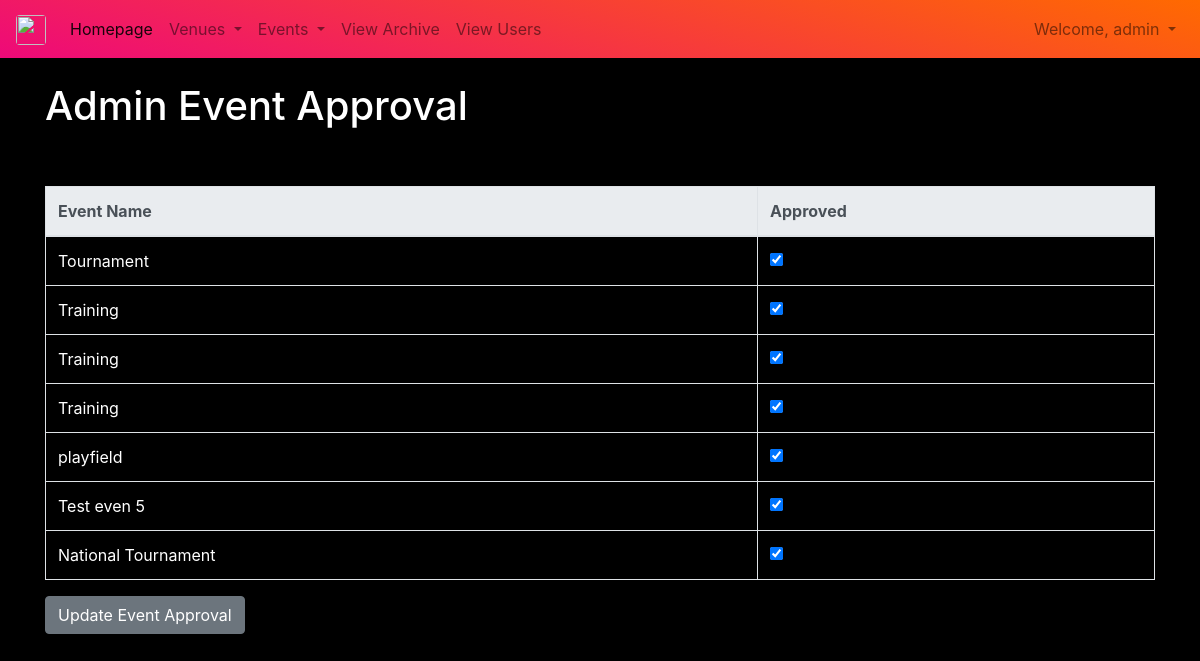
Before: /eventapproval (signed in) with the older database file.
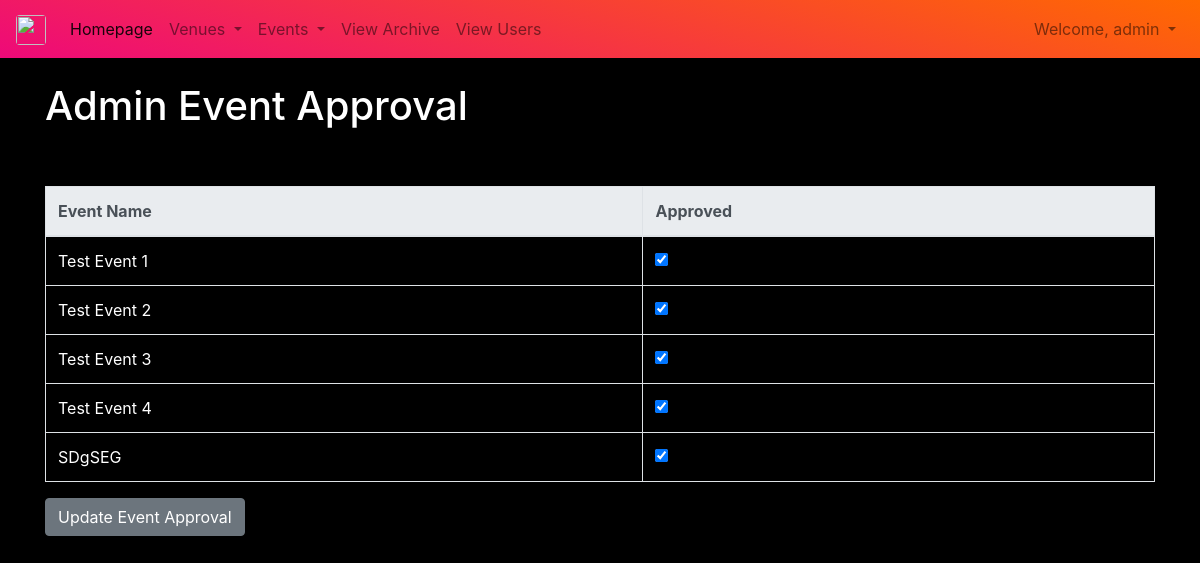
After: the same page with the newer database file.
### App2/models.py (models this page shows)
class BaseModel(models.Model):
    objects=models.Manager()
    class Meta:
        abstract = True

class Event(BaseModel):
    name = models.CharField('Event Name', max_length=120)
    overseer = models.ForeignKey(User, default='', blank=True, null=False, on_delete=models.CASCADE, related_name='Overseer')
    event_club = models.ForeignKey(Club, default='', blank=True, null=False, on_delete=models.CASCADE)
    event_date = models.DateTimeField('Event Date')
    venue = models.ForeignKey(Venue, blank=True, null=True, on_delete=models.CASCADE)
    description = models.TextField(blank=True)
    attendees = models.ManyToManyField(User, blank=True, related_name='Attendees')
    approved = models.BooleanField(default=False)
    def __str__(self):
        return self.name

### App2/views.py (the view)
# urls.py: path("eventapproval", views.eventapproval, name="eventapproval"),
def eventapproval(request):
    event2 = Event.objects.all()
    events_all = Event.objects.all()
    events_all_ids = []
    for i in range(0, len(events_all), 1):
        events_all_ids.append(str(events_all[i].id))
    if request.user.is_superuser:
        if request.method == "POST":
            id_list = request.POST.getlist('boxes')
            for x in id_list:
                Event.objects.filter(pk=int(x)).update(approved=True)
            id_set_false = set(events_all_ids) - set(id_list)
            id_list_false = list(id_set_false)
            for y in id_list_false:
                Event.objects.filter(pk=int(y)).update(approved=False)
            messages.success(request, ("Event Approval Updated."))
            return HttpResponseRedirect('/eventapproval')
        else:
            return render(request=request, template_name='App2/eventapproval.html', context={"event2": event2})
    else:
        messages.error(request, ("You need to be an Admin to acces this page"))
        return HttpResponseRedirect('/events')

### App2/templates/App2/eventapproval.html (shortened to what this page needs)
{% extends 'App2/header.html' %}
{% block content %}
<h1 id="header">Admin Event Approval</h1>
<br/><br/>
<form action="" method=POST class="frm">
	<table class="table table-striped table-hover table-bordered ">
		<thead class="thead-light">
			<tr>
				<th scope="col">Event Name</th>
				<th scope="col">Approved</th>
			</tr>
		</thead>
		<tbody>
		{% for event in event2 %}
		<tr>
			<td id="head">
				{{ event }}
			</td>
			<td>
				{% if event.approved %}
				<div class="form-check">
					<input class="form-check-input" type="checkbox" checked="checked" value={{event.id}} name="boxes">
				</div>
				{% else %}
				<div class="form-check">
					<input class="form-check-input" type="checkbox" value={{event.id}} name="boxes">
				</div>
				{% endif %}
			</td>
		{% endfor %}
		</tr>
		</tbody>
	</table>
	<button class='btn btn-secondary' type="submit">Update Event Approval</button>
</form>
<br/>
{% endblock %}

Changed rows visible on the page:
removed Event: name "Tournament"
removed Event: name "Training"
removed Event: name "Training"
removed Event: name "Training"
removed Event: name "playfield"
removed Event: name "Test even 5"
removed Event: name "National Tournament"
added Event: name "Test Event 1"
added Event: name "Test Event 2"
added Event: name "Test Event 3"
added Event: name "Test Event 4"
added Event: name "SDgSEG"
